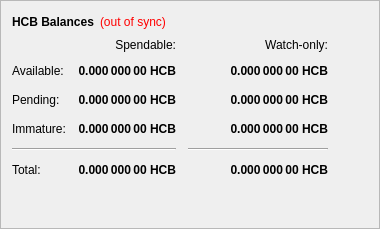
        <widget class="QFrame" name="frame">
         <property name="frameShape">
          <enum>QFrame::StyledPanel</enum>
         </property>
         <property name="frameShadow">
          <enum>QFrame::Raised</enum>
         </property>
         <layout class="QVBoxLayout" name="verticalLayout_4">
          <item>
           <layout class="QHBoxLayout" name="horizontalLayout_4">
            <item>
             <widget class="QLabel" name="label_5">
              <property name="font">
               <font>
                <weight>75</weight>
                <bold>true</bold>
               </font>
              </property>
              <property name="text">
               <string>HCB Balances</string>
              </property>
             </widget>
            </item>
            <item>
             <widget class="QLabel" name="labelWalletStatus">
              <property name="cursor">
               <cursorShape>WhatsThisCursor</cursorShape>
              </property>
              <property name="toolTip">
               <string>The displayed information may be out of date. Your wallet automatically synchronizes with the HanaCryptoBank network after a connection is established, but this process has not completed yet.</string>
              </property>
              <property name="styleSheet">
               <string notr="true">QLabel { color: red; }</string>
              </property>
              <property name="text">
               <string notr="true">(out of sync)</string>
              </property>
              <property name="alignment">
               <set>Qt::AlignLeading|Qt::AlignLeft|Qt::AlignVCenter</set>
              </property>
             </widget>
            </item>
            <item>
             <spacer name="horizontalSpacer_3">
              <property name="orientation">
               <enum>Qt::Horizontal</enum>
              </property>
              <property name="sizeHint" stdset="0">
               <size>
                <width>40</width>
                <height>20</height>
               </size>
              </property>
             </spacer>
            </item>
           </layout>
          </item>
          <item>
           <layout class="QGridLayout" name="gridLayout">
            <property name="spacing">
             <number>12</number>
            </property>
            <item row="2" column="2">
             <widget class="QLabel" name="labelWatchPending">
              <property name="font">
               <font>
                <weight>75</weight>
                <bold>true</bold>
               </font>
              </property>
              <property name="cursor">
               <cursorShape>IBeamCursor</cursorShape>
              </property>
              <property name="toolTip">
               <string>Unconfirmed transactions to watch-only addresses</string>
              </property>
              <property name="text">
               <string notr="true">0.000 000 00 HCB</string>
              </property>
              <property name="alignment">
               <set>Qt::AlignRight|Qt::AlignTrailing|Qt::AlignVCenter</set>
              </property>
              <property name="textInteractionFlags">
               <set>Qt::LinksAccessibleByMouse|Qt::TextSelectableByKeyboard|Qt::TextSelectableByMouse</set>
              </property>
             </widget>
            </item>
            <item row="2" column="1">
             <widget class="QLabel" name="labelUnconfirmed">
              <property name="font">
               <font>
                <weight>75</weight>
                <bold>true</bold>
               </font>
              </property>
              <property name="cursor">
               <cursorShape>IBeamCursor</cursorShape>
              </property>
              <property name="toolTip">
               <string>Total of transactions that have yet to be confirmed, and do not yet count toward the spendable balance</string>
              </property>
              <property name="text">
               <string notr="true">0.000 000 00 HCB</string>
              </property>
              <property name="alignment">
               <set>Qt::AlignRight|Qt::AlignTrailing|Qt::AlignVCenter</set>
              </property>
              <property name="textInteractionFlags">
               <set>Qt::LinksAccessibleByMouse|Qt::TextSelectableByKeyboard|Qt::TextSelectableByMouse</set>
              </property>
             </widget>
            </item>
            <item row="3" column="2">
             <widget class="QLabel" name="labelWatchImmature">
              <property name="font">
               <font>
                <weight>75</weight>
                <bold>true</bold>
               </font>
              </property>
              <property name="cursor">
               <cursorShape>IBeamCursor</cursorShape>
              </property>
              <property name="toolTip">
               <string>Staked or masternode rewards in watch-only addresses that has not yet matured</string>
              </property>
              <property name="text">
               <string notr="true">0.000 000 00 HCB</string>
              </property>
              <property name="alignment">
               <set>Qt::AlignRight|Qt::AlignTrailing|Qt::AlignVCenter</set>
              </property>
              <property name="textInteractionFlags">
               <set>Qt::LinksAccessibleByMouse|Qt::TextSelectableByKeyboard|Qt::TextSelectableByMouse</set>
              </property>
             </widget>
            </item>
            <item row="4" column="0" colspan="2">
             <widget class="Line" name="lineSpendableBalance">
              <property name="orientation">
               <enum>Qt::Horizontal</enum>
              </property>
             </widget>
            </item>
            <item row="4" column="2">
             <widget class="Line" name="lineWatchBalance">
              <property name="sizePolicy">
               <sizepolicy hsizetype="Preferred" vsizetype="Fixed">
                <horstretch>0</horstretch>
                <verstretch>0</verstretch>
               </sizepolicy>
              </property>
              <property name="minimumSize">
               <size>
                <width>140</width>
                <height>0</height>
               </size>
              </property>
              <property name="orientation">
               <enum>Qt::Horizontal</enum>
              </property>
             </widget>
            </item>
            <item row="5" column="0">
             <widget class="QLabel" name="labelTotalText">
              <property name="text">
               <string>Total:</string>
              </property>
             </widget>
            </item>
            <item row="3" column="1">
             <widget class="QLabel" name="labelImmature">
              <property name="font">
               <font>
                <weight>75</weight>
                <bold>true</bold>
               </font>
              </property>
              <property name="cursor">
               <cursorShape>IBeamCursor</cursorShape>
              </property>
              <property name="toolTip">
               <string>Staked or masternode rewards that has not yet matured</string>
              </property>
              <property name="text">
               <string notr="true">0.000 000 00 HCB</string>
              </property>
              <property name="alignment">
               <set>Qt::AlignRight|Qt::AlignTrailing|Qt::AlignVCenter</set>
              </property>
              <property name="textInteractionFlags">
               <set>Qt::LinksAccessibleByMouse|Qt::TextSelectableByKeyboard|Qt::TextSelectableByMouse</set>
              </property>
             </widget>
            </item>
            <item row="2" column="3">
             <spacer name="horizontalSpacer_2">
              <property name="orientation">
               <enum>Qt::Horizontal</enum>
              </property>
              <property name="sizeHint" stdset="0">
               <size>
                <width>40</width>
                <height>20</height>
               </size>
              </property>
             </spacer>
            </item>
            <item row="3" column="0">
             <widget class="QLabel" name="labelImmatureText">
              <property name="text">
               <string>Immature:</string>
              </property>
             </widget>
            </item>
            <item row="5" column="1">
             <widget class="QLabel" name="labelTotal">
              <property name="font">
               <font>
                <weight>75</weight>
                <bold>true</bold>
               </font>
              </property>
              <property name="cursor">
               <cursorShape>IBeamCursor</cursorShape>
              </property>
              <property name="toolTip">
               <string>Your current total balance</string>
              </property>
              <property name="text">
               <string notr="true">0.000 000 00 HCB</string>
              </property>
              <property name="alignment">
               <set>Qt::AlignRight|Qt::AlignTrailing|Qt::AlignVCenter</set>
              </property>
              <property name="textInteractionFlags">
               <set>Qt::LinksAccessibleByMouse|Qt::TextSelectableByKeyboard|Qt::TextSelectableByMouse</set>
              </property>
             </widget>
            </item>
            <item row="5" column="2">
             <widget class="QLabel" name="labelWatchTotal">
              <property name="font">
               <font>
                <weight>75</weight>
                <bold>true</bold>
               </font>
              </property>
              <property name="cursor">
               <cursorShape>IBeamCursor</cursorShape>
              </property>
              <property name="toolTip">
               <string>Current total balance in watch-only addresses</string>
              </property>
              <property name="text">
               <string notr="true">0.000 000 00 HCB</string>
              </property>
              <property name="alignment">
               <set>Qt::AlignRight|Qt::AlignTrailing|Qt::AlignVCenter</set>
              </property>
              <property name="textInteractionFlags">
               <set>Qt::LinksAccessibleByMouse|Qt::TextSelectableByKeyboard|Qt::TextSelectableByMouse</set>
              </property>
             </widget>
            </item>
            <item row="0" column="2">
             <widget class="QLabel" name="labelWatchonly">
              <property name="text">
               <string>Watch-only:</string>
              </property>
              <property name="alignment">
               <set>Qt::AlignRight|Qt::AlignTrailing|Qt::AlignVCenter</set>
              </property>
             </widget>
            </item>
            <item row="1" column="0">
             <widget class="QLabel" name="labelBalanceText">
              <property name="text">
               <string>Available:</string>
              </property>
             </widget>
            </item>
            <item row="1" column="1">
             <widget class="QLabel" name="labelBalance">
              <property name="font">
               <font>
                <weight>75</weight>
                <bold>true</bold>
               </font>
              </property>
              <property name="cursor">
               <cursorShape>IBeamCursor</cursorShape>
              </property>
              <property name="toolTip">
               <string>Your current spendable balance</string>
              </property>
              <property name="text">
               <string notr="true">0.000 000 00 HCB</string>
              </property>
              <property name="alignment">
               <set>Qt::AlignRight|Qt::AlignTrailing|Qt::AlignVCenter</set>
              </property>
              <property name="textInteractionFlags">
               <set>Qt::LinksAccessibleByMouse|Qt::TextSelectableByKeyboard|Qt::TextSelectableByMouse</set>
              </property>
             </widget>
            </item>
            <item row="1" column="2">
             <widget class="QLabel" name="labelWatchAvailable">
              <property name="font">
               <font>
                <weight>75</weight>
                <bold>true</bold>
               </font>
              </property>
              <property name="cursor">
               <cursorShape>IBeamCursor</cursorShape>
              </property>
              <property name="toolTip">
               <string>Your current balance in watch-only addresses</string>
              </property>
              <property name="text">
               <string notr="true">0.000 000 00 HCB</string>
              </property>
              <property name="alignment">
               <set>Qt::AlignRight|Qt::AlignTrailing|Qt::AlignVCenter</set>
              </property>
              <property name="textInteractionFlags">
               <set>Qt::LinksAccessibleByMouse|Qt::TextSelectableByKeyboard|Qt::TextSelectableByMouse</set>
              </property>
             </widget>
            </item>
            <item row="2" column="0">
             <widget class="QLabel" name="labelPendingText">
              <property name="text">
               <string>Pending:</string>
              </property>
             </widget>
            </item>
            <item row="0" column="1">
             <widget class="QLabel" name="labelSpendable">
              <property name="text">
               <string>Spendable:</string>
              </property>
              <property name="alignment">
               <set>Qt::AlignRight|Qt::AlignTrailing|Qt::AlignVCenter</set>
              </property>
             </widget>
            </item>
           </layout>
          </item>
          <item>
           <spacer name="verticalSpacer_4">
            <property name="orientation">
             <enum>Qt::Vertical</enum>
            </property>
            <property name="sizeHint" stdset="0">
             <size>
              <width>20</width>
              <height>40</height>
             </size>
            </property>
           </spacer>
          </item>
         </layout>
        </widget>
